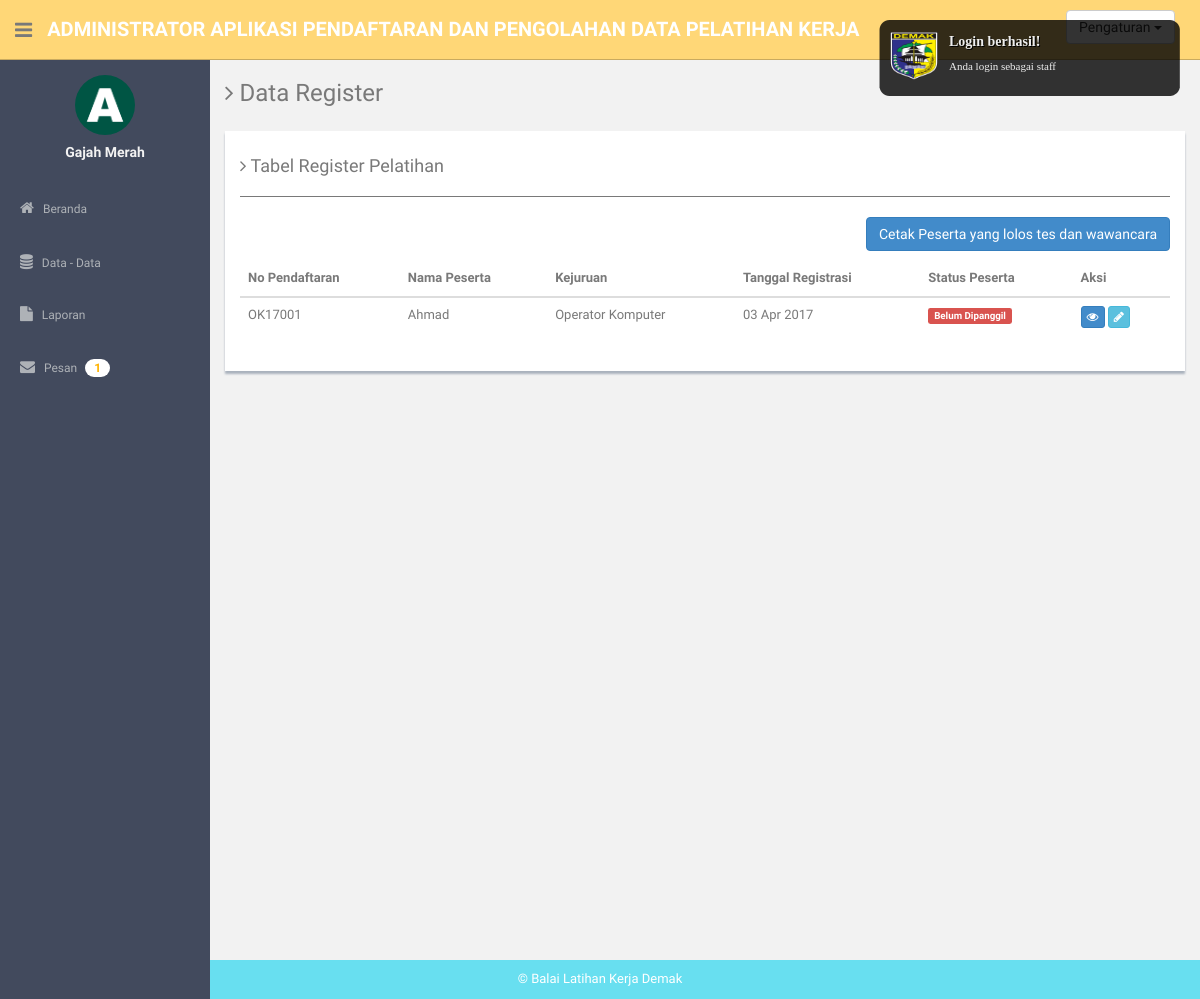
Screenshot of /admin/data_register.php (signed in) with the database file from the repository.
### tables this page shows
CREATE TABLE `registrasi_pelatihan` (
  `id_registrasi` int(11) NOT NULL,
  `no_registrasi` varchar(7) NOT NULL,
  `id_peserta` int(11) NOT NULL,
  `id_kejuruan` int(11) NOT NULL,
  `id_jadwal` int(11) NOT NULL DEFAULT '0',
  `status` varchar(30) NOT NULL COMMENT '1 = belum dipanggil, 2 = sudah dipanggil, 3 = belum lulus tes wawancara, 4 = sudah lulus tes wawancara, 5 = belum lulus pelatihan, 6 = sudah lulus pelatihan',
  `tanggal_registrasi` timestamp NOT NULL DEFAULT CURRENT_TIMESTAMP
);

CREATE TABLE `peserta` (
  `id` int(11) NOT NULL,
  `no_ktp` varchar(16) NOT NULL,
  `nama` varchar(128) NOT NULL,
  `jenis_kelamin` varchar(9) DEFAULT NULL,
  `tempat_lahir` varchar(128) DEFAULT NULL,
  `tanggal_lahir` date DEFAULT NULL,
  `agama` varchar(16) DEFAULT NULL,
  `alamat` varchar(256) DEFAULT NULL,
  `kecamatan` varchar(12) NOT NULL,
  `telepon` varchar(14) NOT NULL,
  `pendidikan_terakhir` varchar(16) NOT NULL,
  `sumber_info` varchar(16) DEFAULT NULL,
  `tanggal_daftar` timestamp NOT NULL DEFAULT CURRENT_TIMESTAMP ON UPDATE CURRENT_TIMESTAMP COMMENT 'tanggal created at',
  `status_hapus` int(11) NOT NULL DEFAULT '0' COMMENT '0 = belum dihapus, 1 = sudah dihapus'
);

CREATE TABLE `kejuruan` (
  `id_kejuruan` int(11) NOT NULL,
  `nama_kejuruan` varchar(64) NOT NULL,
  `kode_kejuruan` varchar(8) NOT NULL,
  `status_hapus` int(11) NOT NULL DEFAULT '0',
  `date_created` timestamp NOT NULL DEFAULT CURRENT_TIMESTAMP
);

### proses/convert_date.php (called while the page is built, shortened)
<?php
	function convertDate($date, $format){
		$new_date = strtotime($date);
        $new_date = date($format, $new_date);
        return $new_date;
	}
?>

### admin/data_register.php (the view, shortened to what this page needs)
<?php
  include 'header.php';
  require_once ('../proses/koneksi_db.php');
  require_once ('../proses/convert_date.php');
  require_once ('../proses/helper.php');
?>
<section id="main-content">
  <section class="wrapper site-min-height">
    <h3><i class="fa fa-angle-right"></i> Data Register</h3>
    <div class="row mt">
      <div class="col-lg-12">
        <div class="showback">
          <h4><i class="fa fa-angle-right"></i> Tabel Register Pelatihan</h4>
          <hr>
          <a href="../proses/admin/cetak_register.php" target="_blank" style="margin-bottom:10px" class="btn btn-primary pull-right"  >Cetak Peserta yang lolos tes dan wawancara</a>
          <br>
          <div class="clearfix" ></div>
          <table class="table table-hover" id="tableRegister">
            <thead>
              <tr>
                <th>No Pendaftaran</th>
                <th>Nama Peserta</th>
                <th>Kejuruan</th>
                <th>Tanggal Registrasi</th>
                <th>Status Peserta</th>
                <th>Aksi</th>
              </tr>
            </thead>
            <tbody>
              <?php
                $query = mysqli_query($connect, "SELECT * FROM peserta, registrasi_pelatihan, kejuruan WHERE registrasi_pelatihan.id_kejuruan=kejuruan.id_kejuruan AND registrasi_pelatihan.id_peserta =peserta.id ORDER BY registrasi_pelatihan.status, registrasi_pelatihan.tanggal_registrasi DESC ");
                $num = mysqli_num_rows($query);
                if($num<=0){
                }else{
                  while ($row=mysqli_fetch_object($query)) {
                    $tanggal_registrasi = convertDate($row->tanggal_registrasi, 'd M Y');
                    echo "<tr>";
                    echo "<td>".$row->no_registrasi."</td>";
                    echo "<td>".$row->nama."</td>";
                    echo "<td>".$row->nama_kejuruan."</td>";
                    echo "<td>".$tanggal_registrasi."</td>";
                    echo "<td>".convertStatusRegistrasi($row->status)."</td>";
                    echo "<td>";
                    echo "<a href=\"detail_peserta.php?id_peserta=".$row->id."\" class=\"btn btn-primary btn-xs\" data-tooltip=\"true\" title=\"Lihat Detail Peserta\" ><i class=\"fa fa-eye\"></i></a> ";
                    echo "<a href=\"#\" data-id_registrasi=\"".$row->id_registrasi."\" data-no_pendaftaran=\"".$row->no_registrasi."\" data-nama=\"".$row->nama."\" data-nama_kejuruan=\"".$row->nama_kejuruan."\" data-tanggal=\"".$tanggal_registrasi."\" data-status=\"".$row->status."\" data-target=\"#modalPeserta\" data-toggle=\"modal\"  class=\"btn btn-info btn-xs\" data-tooltip=\"true\" title=\"Ubah Status Peserta\" ><i class=\"fa fa-pencil\"></i></a> ";
                    echo "</td>";
                    echo "</tr>";
                  }
                }
              ?>
            </tbody>
          </table>
        </div>
      </div>
    </div>
  </section><! --/wrapper -->
</section>
<?php
  include 'footer.php';
?>

### proses/helper.php (shortened to what this page needs)
<?php
	function convertStatusRegistrasi($status){
		switch ($status) {
			case 1:
				$result = '<span class="label label-danger">Belum Dipanggil</span>';
				break;
		}
		return $result;
	}
?>

### assets/css/style.css (style rules this page uses)
body { color: #797979; background: #f2f2f2; font-family: 'Ruda', sans-serif; padding: 0px !important; margin: 0px !important; font-size:13px; }
a, a:hover, a:focus { text-decoration: none; outline: none; }
hr { margin-top: 20px; margin-bottom: 20px; border: 0; border-top: 1px solid #797979; }
.mt { margin-top: 25px; }
#main-content { margin-left: 210px; }
.wrapper { display: inline-block; margin-top: 60px; padding-left: 15px; padding-right: 15px; padding-bottom: 15px; padding-top: 0px; width: 100%; }
.showback { background: #ffffff; padding: 15px; margin-bottom: 15px; box-shadow: 0px 3px 2px #aab2bd; }
.site-min-height { min-height: 900px; }

### rows the page displays
registrasi_pelatihan: no_registrasi "OK17001", id_peserta.nama "Ahmad", id_kejuruan.nama_kejuruan "Operator Komputer", tanggal_registrasi "03 Apr 2017", status "Belum Dipanggil"

### other values shown
$_SESSION['nama'] "Gajah Merah"
